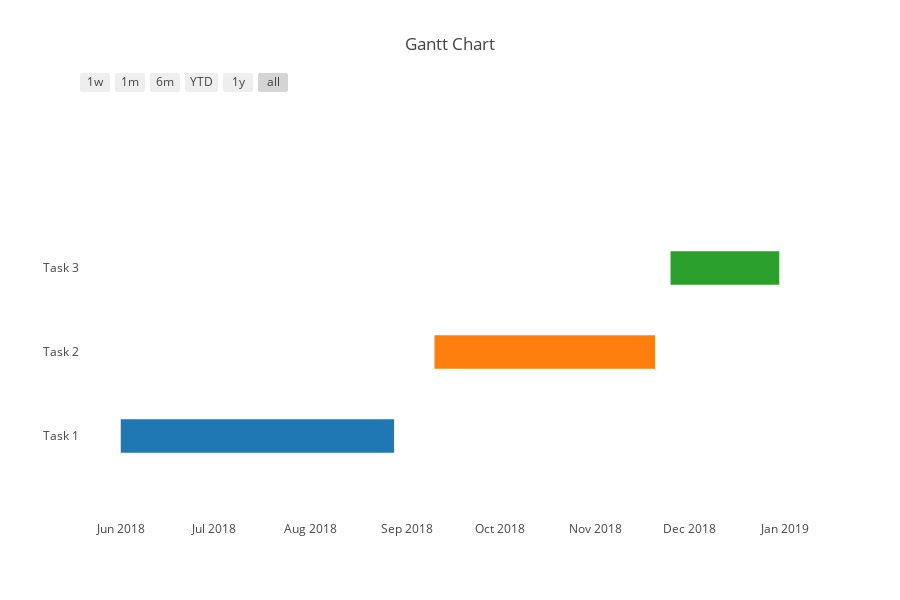

The code cell stored with this chart in its notebook:
### Markdown cell above
**Plot the Gantt chart**

Use the figure factory to generate a Gantt Chart figure with our list of tasks

### Code cell
fig = ff.create_gantt(tasks)

offline.iplot(fig)

### Figure 1 — Plotly figure (JSON) as saved in the notebook; plotly's stock layout.template omitted (floating-point values rounded to 4 significant figures)
{"data": [{"marker": {"color": "white"}, "name": "", "type": "scatter", "uid": "9cccf84c-9c69-11e8-9dc5-6030d4660e22", "x": ["2018-06-01", "2018-08-28"], "y": [0, 0]}, {"marker": {"color": "white"}, "name": "", "type": "scatter", "uid": "9cce61c0-9c69-11e8-b819-6030d4660e22", "x": ["2018-09-10", "2018-11-20"], "y": [1, 1]}, {"marker": {"color": "white"}, "name": "", "type": "scatter", "uid": "9cce64b8-9c69-11e8-b0c0-6030d4660e22", "x": ["2018-11-25", "2018-12-30"], "y": [2, 2]}], "layout": {"height": 600, "hovermode": "closest", "shapes": [{"fillcolor": "rgb(31, 119, 180)", "line": {"width": 0}, "opacity": 1, "type": "rect", "x0": "2018-06-01", "x1": "2018-08-28", "xref": "x", "y0": -0.2, "y1": 0.2, "yref": "y"}, {"fillcolor": "rgb(255, 127, 14)", "line": {"width": 0}, "opacity": 1, "type": "rect", "x0": "2018-09-10", "x1": "2018-11-20", "xref": "x", "y0": 0.8, "y1": 1.2, "yref": "y"}, {"fillcolor": "rgb(44, 160, 44)", "line": {"width": 0}, "opacity": 1, "type": "rect", "x0": "2018-11-25", "x1": "2018-12-30", "xref": "x", "y0": 1.8, "y1": 2.2, "yref": "y"}], "showlegend": false, "title": "Gantt Chart", "width": 900, "xaxis": {"rangeselector": {"buttons": [{"count": 7, "label": "1w", "step": "day", "stepmode": "backward"}, {"count": 1, "label": "1m", "step": "month", "stepmode": "backward"}, {"count": 6, "label": "6m", "step": "month", "stepmode": "backward"}, {"count": 1, "label": "YTD", "step": "year", "stepmode": "todate"}, {"count": 1, "label": "1y", "step": "year", "stepmode": "backward"}, {"step": "all"}]}, "showgrid": false, "type": "date", "zeroline": false}, "yaxis": {"autorange": false, "range": [-1, 4], "showgrid": false, "ticktext": ["Task 1", "Task 2", "Task 3"], "tickvals": [0, 1, 2], "zeroline": false}}}
